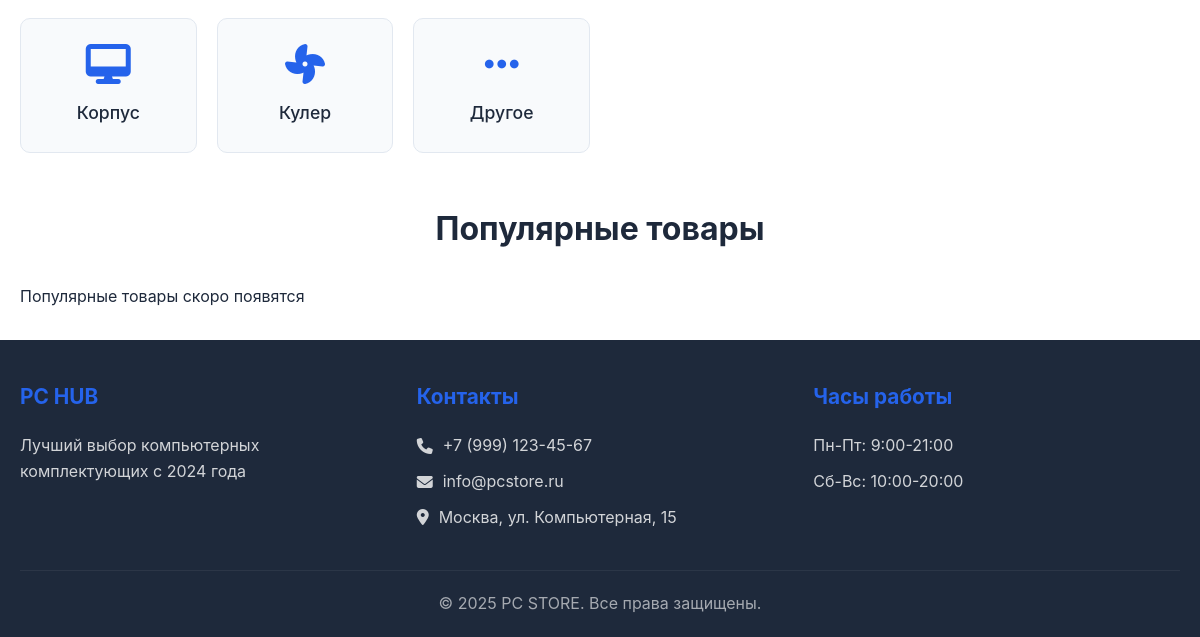
The app's page / (lower part), older data.
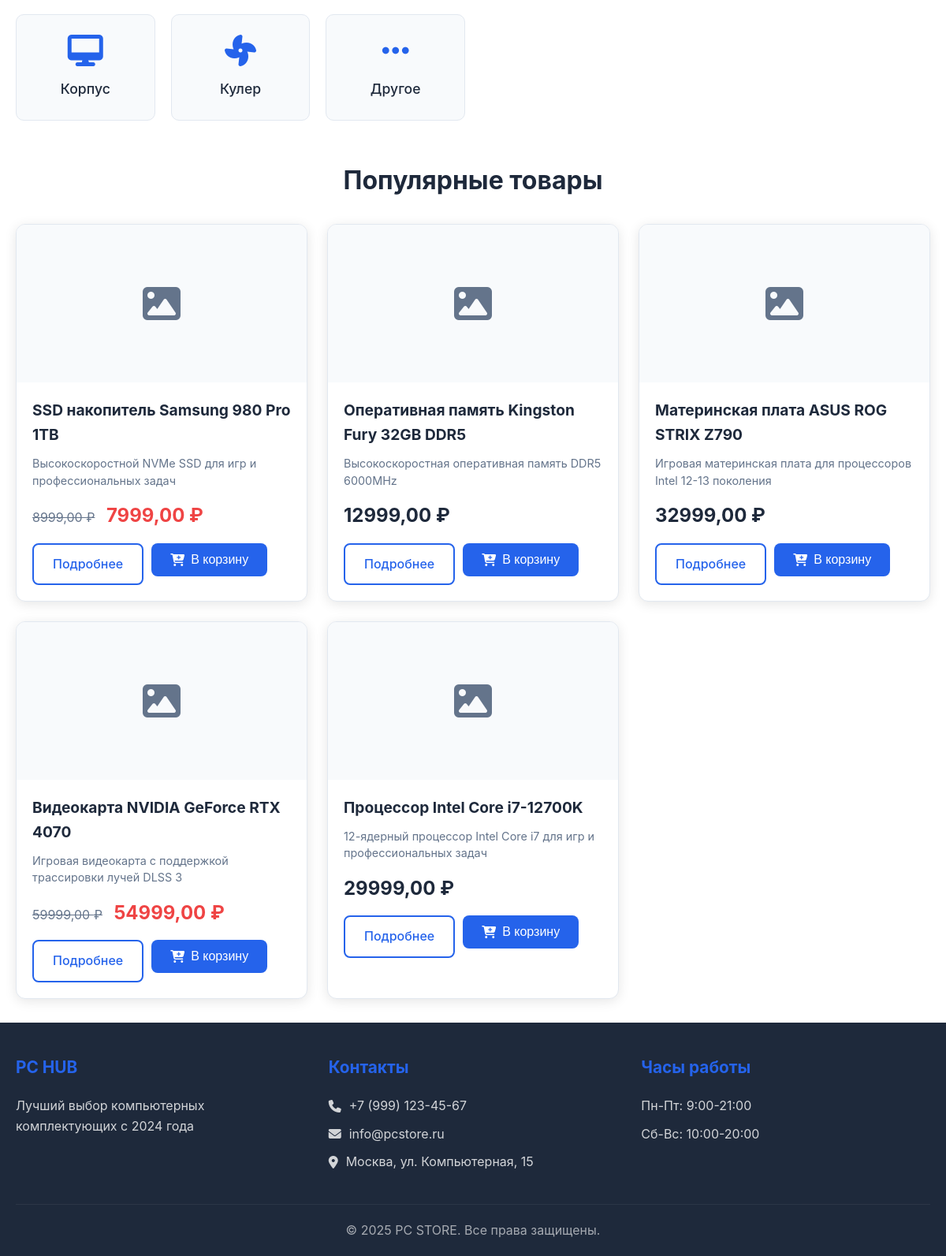
The same page, newer data.
### products/models.py (models this page shows, shortened)
class Product(models.Model):
    name = models.CharField('Название', max_length=200)
    slug = models.SlugField('Slug', unique=True)
    category = models.ForeignKey(Category, on_delete=models.CASCADE, related_name='products')
    description = models.TextField('Описание')
    price = models.DecimalField('Цена', max_digits=10, decimal_places=2)
    discount_price = models.DecimalField('Цена со скидкой', max_digits=10, decimal_places=2, null=True, blank=True)
    stock = models.PositiveIntegerField('Количество на складе')
    is_available = models.BooleanField('Доступен', default=True)
    created_at = models.DateTimeField('Дата создания', auto_now_add=True)
    image = models.ImageField('Изображение', upload_to='products/', blank=True, null=True)
    brand = models.CharField('Бренд', max_length=100, blank=True)
    model = models.CharField('Модель', max_length=100, blank=True)
    class Meta:
        verbose_name = 'Товар'
        verbose_name_plural = 'Товары'
        ordering = ['-created_at']
    def get_absolute_url(self):
        return reverse('products:product_detail', args=[self.slug])

### pages/views.py (the view)
# urls.py: path('', home, name='home'),
def home(request):
    popular_products = Product.objects.filter(is_available=True)[:8]
    return render(request, 'home.html', {
        'popular_products': popular_products
    })

### templates/home.html (shortened to what this page needs)
﻿{% extends 'base.html' %}
{% load static %}
{% block content %}
<section class="categories">
    <div class="container">
        <div class="categories-grid">
            <a href="{% url 'products:catalog' %}?category=case" class="category-card">
                <div class="category-icon">
                    <i class="fas fa-desktop"></i>
                </div>
                <h3 class="category-title">Корпус</h3>
            </a>
            <a href="{% url 'products:catalog' %}?category=cooler" class="category-card">
                <div class="category-icon">
                    <i class="fas fa-fan"></i>
                </div>
                <h3 class="category-title">Кулер</h3>
            </a>
            <a href="{% url 'products:catalog' %}?category=other" class="category-card">
                <div class="category-icon">
                    <i class="fas fa-ellipsis-h"></i>
                </div>
                <h3 class="category-title">Другое</h3>
            </a>
        </div>
    </div>
</section>
<section class="popular-products">
    <div class="container">
        <h2 class="section-title">Популярные товары</h2>
        <div class="products-grid">
            {% for product in popular_products %}
            <div class="product-card">
                <div class="product-image">
                    {% if product.image %}
                    <img src="{{ product.image.url }}" alt="{{ product.name }}">
                    {% else %}
                    <div class="no-image">
                        <i class="fas fa-image"></i>
                    </div>
                    {% endif %}
                </div>
                <div class="product-info">
                    <h3 class="product-title">{{ product.name }}</h3>
                    <p class="product-description">{{ product.description|truncatewords:15 }}</p>
                    <div class="product-price">
                        {% if product.discount_price %}
                        <span class="price-old">{{ product.price }} ₽</span>
                        <span class="price-new">{{ product.discount_price }} ₽</span>
                        {% else %}
                        <span class="price">{{ product.price }} ₽</span>
                        {% endif %}
                    </div>
                    <div class="product-actions">
                        <a href="{{ product.get_absolute_url }}" class="btn btn-outline">Подробнее</a>
                        <form action="{% url 'cart:cart_add' product.id %}" method="post" class="add-to-cart-form">
                            <button type="submit" class="btn btn-primary">
                                <i class="fas fa-cart-plus"></i> В корзину
                            </button>
                        </form>
                    </div>
                </div>
            </div>
            {% empty %}
            <div class="no-products">
                <p>Популярные товары скоро появятся</p>
            </div>
            {% endfor %}
        </div>
    </div>
</section>
{% endblock %}

Row changes from the older to the newer data that the page shows:
added Product: name "SSD накопитель Samsung 980 Pro 1TB", description "Высокоскоростной NVMe SSD для игр и профессиональных задач", price "8999,00", discount_price "7999,00"
added Product: name "Оперативная память Kingston Fury 32GB DDR5", description "Высокоскоростная оперативная память DDR5 6000MHz", price "12999,00"
added Product: name "Материнская плата ASUS ROG STRIX Z790", description "Игровая материнская плата для процессоров Intel 12-13 поколения", price "32999,00"
added Product: name "Видеокарта NVIDIA GeForce RTX 4070", description "Игровая видеокарта с поддержкой трассировки лучей DLSS 3", price "59999,00", discount_price "54999,00"
added Product: name "Процессор Intel Core i7-12700K", description "12-ядерный процессор Intel Core i7 для игр и профессиональных задач", price "29999,00"
Text that changed along with them:
text no longer shown: "Популярные товары скоро появятся"
